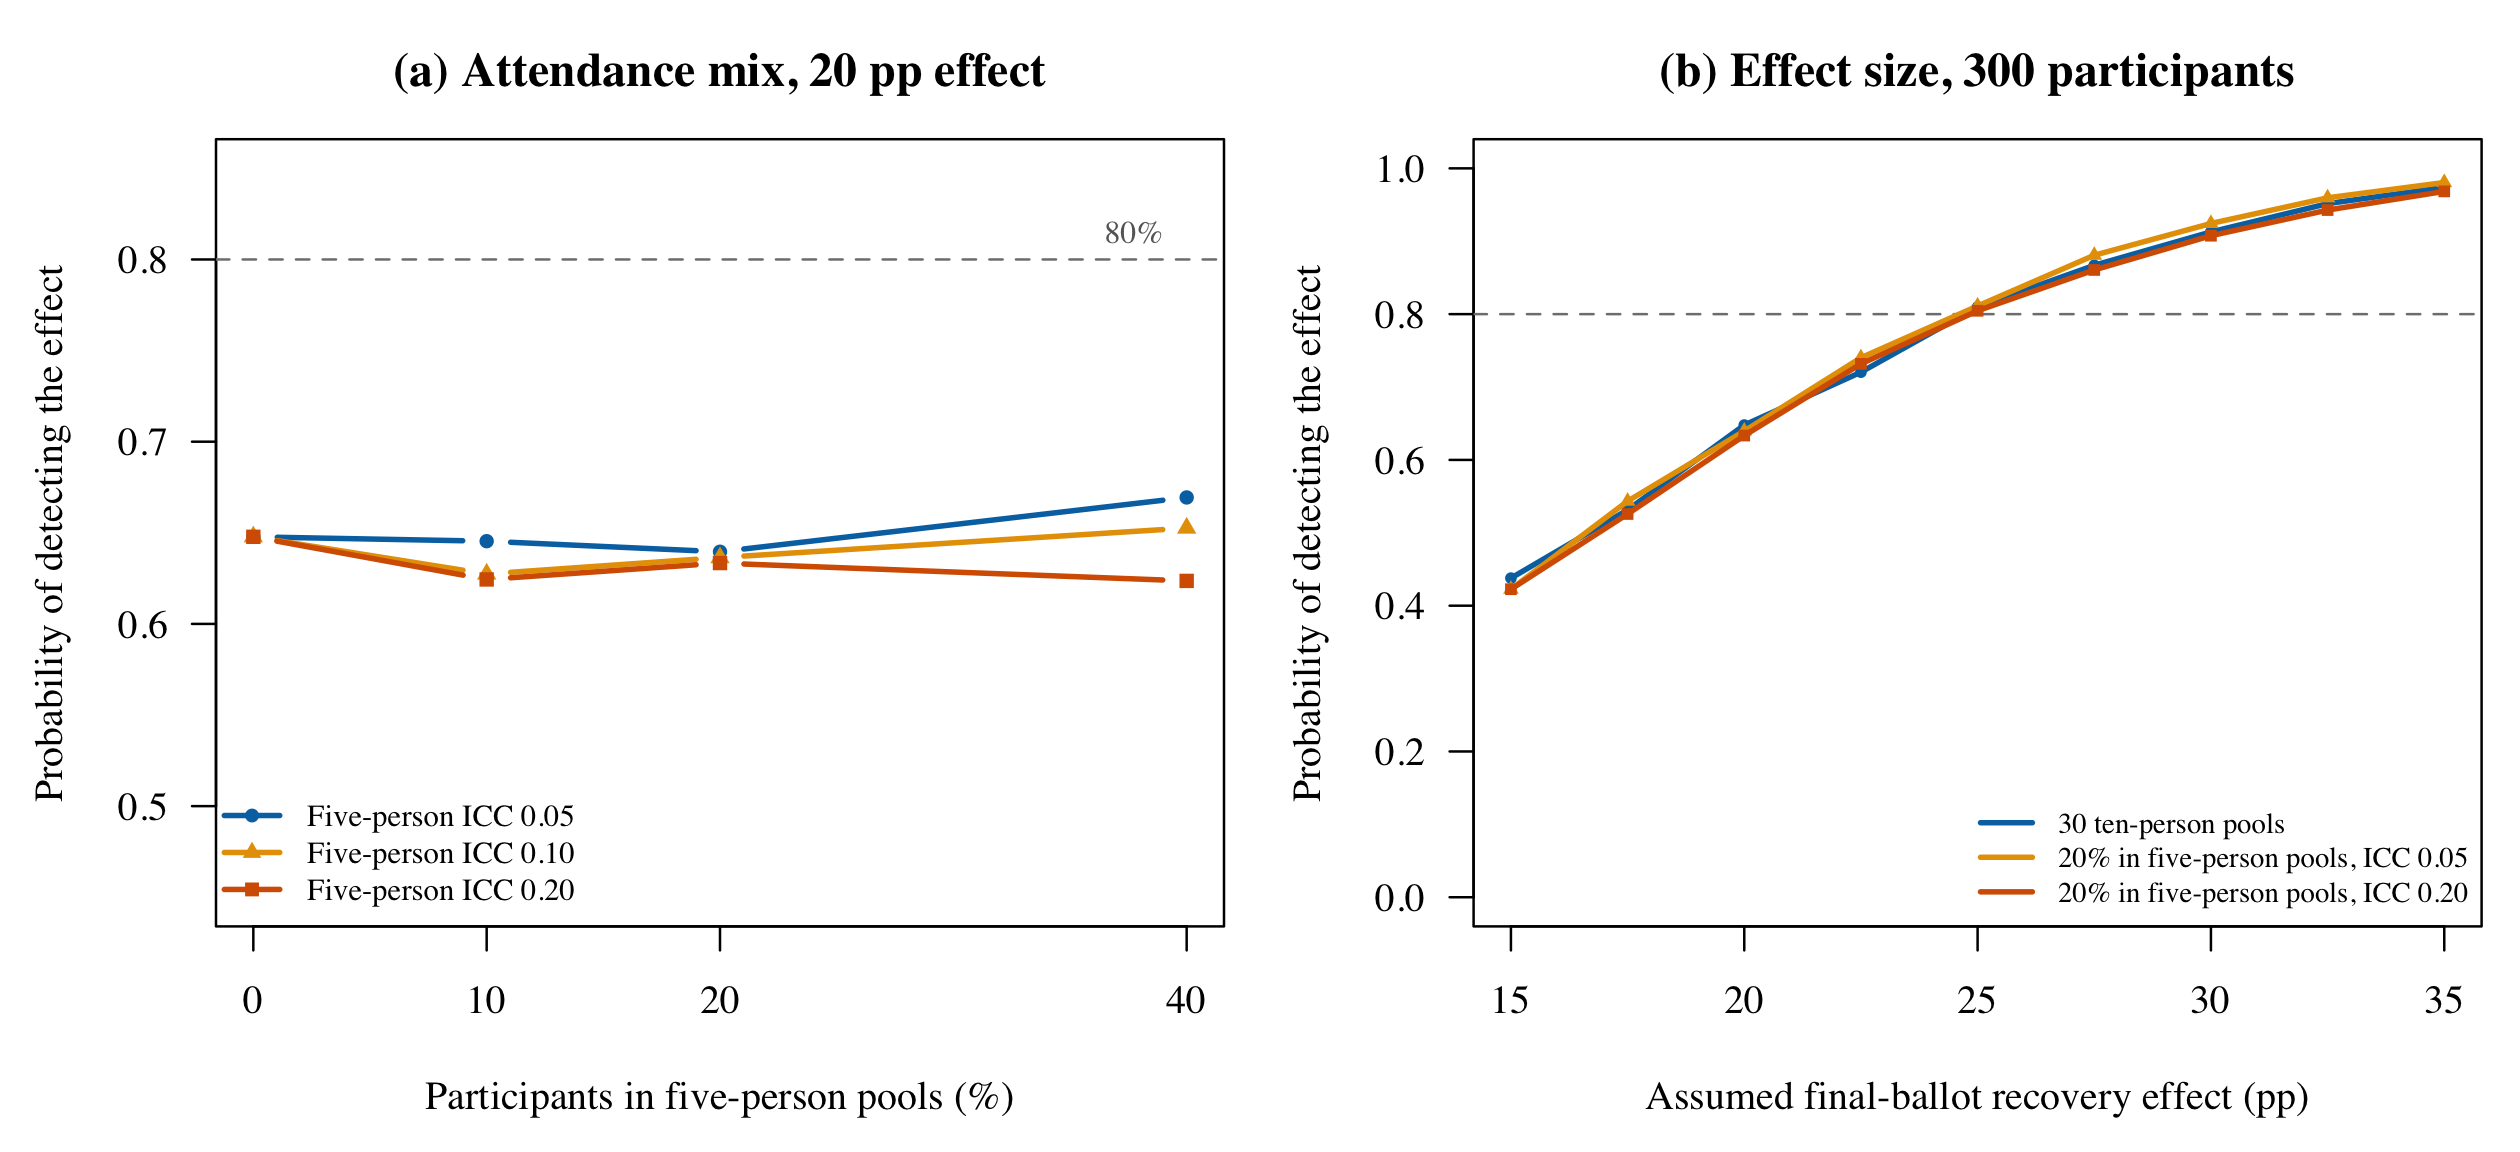

This figure's R source:
#!/usr/bin/env Rscript

# Power conditional on attendance composition. All plans contain 300 completed
# participants. Five-person pools retain the same partners, whereas larger
# pools rematch into five-person playing groups. Stronger within-pool similarity
# and different subgroup eligibility in fixed groups are assumptions, not data.

options(stringsAsFactors = FALSE)
script_arg <- grep("^--file=", commandArgs(FALSE), value = TRUE)
script_path <- normalizePath(sub("^--file=", "", script_arg))
output_dir <- dirname(script_path)
project_dir <- dirname(output_dir)
previous_functions_only <- Sys.getenv("POWER_FUNCTIONS_ONLY", unset = NA)
Sys.setenv(POWER_FUNCTIONS_ONLY = "1")
source(file.path(output_dir, "power_simulation.R"))
if (is.na(previous_functions_only)) {
  Sys.unsetenv("POWER_FUNCTIONS_ONLY")
} else {
  Sys.setenv(POWER_FUNCTIONS_ONLY = previous_functions_only)
}

n_sim <- as.integer(Sys.getenv("POWER_MIXED_NSIM", "5000"))
n_perm <- as.integer(Sys.getenv("POWER_MIXED_NPERM", "1999"))
if (n_sim < 100L || n_perm < 199L) {
  stop("Use at least 100 experiments and 199 reallocations.")
}

plans <- data.frame(
  plan = c("Ten-person pools", "10% in five-person pools",
           "20% in five-person pools", "40% in five-person pools",
           "Five-, ten-, and fifteen-person mix", "Fifteen-heavy mix",
           "Fifteen-person pools", "Five-person pools"),
  n5 = c(0L, 6L, 12L, 24L, 12L, 6L, 0L, 60L),
  n10 = c(30L, 27L, 24L, 18L, 18L, 18L, 0L, 0L),
  n15 = c(0L, 0L, 0L, 0L, 4L, 6L, 20L, 0L)
)
plans$participants <- 5 * plans$n5 + 10 * plans$n10 + 15 * plans$n15
plans$pools <- plans$n5 + plans$n10 + plans$n15
plans$share_in_five <- 5 * plans$n5 / plans$participants
stopifnot(all(plans$participants == 300L))

make_mixed_design <- function(plan) {
  list(
    label = plan$plan,
    pool_size = c(rep(5L, plan$n5), rep(10L, plan$n10), rep(15L, plan$n15))
  )
}

# Every pool has marginal recovery probability one half. The realized prefix
# of an incomplete four-pool allocation block is kept, including AA and DD
# two-pool prefixes. These checks also cover a size represented by only one pool.
set.seed(20261022L)
allocation_checks <- do.call(rbind, lapply(c(1L, 2L, 3L, 4L, 6L), function(j) {
  assignments <- draw_assignments(20000L, rep(5L, j))
  if (j >= 4L) stopifnot(all(rowSums(assignments[, 1:4]) == 2L))
  stopifnot(max(abs(colMeans(assignments) - 0.5)) < 0.025)
  data.frame(pools_in_size_stream = j,
             minimum_recovery = min(rowSums(assignments)),
             maximum_recovery = max(rowSums(assignments)),
             mean_recovery = mean(rowSums(assignments)),
             first_slot_recovery_probability = mean(assignments[, 1L]),
             probability_all_prefix_recovery = mean(rowSums(assignments) == j))
}))
stopifnot(allocation_checks$probability_all_prefix_recovery[
  allocation_checks$pools_in_size_stream == 2L] > 0.14)
write.csv(allocation_checks,
          file.path(output_dir, "mixed_pool_allocation_checks.csv"), row.names = FALSE)

assumptions <- data.frame(
  assumption = c("Equal similarity", "Greater fixed-group similarity",
                 "Strong fixed-group similarity"),
  icc_five = c(0.05, 0.10, 0.20)
)
effect_grid <- c(0, seq(0.15, 0.35, by = 0.025))

set.seed(20261023L)
results <- list()
row_index <- 0L
for (p in seq_len(nrow(plans))) {
  plan <- plans[p, ]
  # Without five-person pools, the three history assumptions are identical.
  applicable <- if (plan$n5 == 0L) 1L else seq_len(nrow(assumptions))
  for (a in applicable) {
    assumption <- assumptions[a, ]
    for (effect in effect_grid) {
      result <- simulate_power(
        design = make_mixed_design(plan),
        eligible_share = 0.50,
        persistence_rate = 0.20,
        effect = effect,
        outcome_icc = 0.05,
        outcome_icc_five = assumption$icc_five,
        n_sim = n_sim,
        n_perm = n_perm
      )
      result$assumption <- assumption$assumption
      result$share_in_five <- plan$share_in_five
      row_index <- row_index + 1L
      results[[row_index]] <- result
    }
  }
  cat("Finished attendance plan:", plan$plan, "\n")
}
results <- do.call(rbind, results)
write.csv(results, file.path(output_dir, "mixed_pool_power.csv"), row.names = FALSE)

# Eligibility and effect-size sensitivity for one plausible composition.
# Lower eligibility is not asserted to follow from fixed partners. Likewise,
# the 25% weaker effect scenario illustrates an unobserved behavioral change.
stress_plan <- plans[plans$plan == "20% in five-person pools", ]
stress_definitions <- data.frame(
  assumption = c("Lower fixed-group eligibility", "Weaker fixed-group effect"),
  eligible_five = c(0.40, 0.50),
  effect_multiplier_five = c(1, 0.75)
)
stress <- do.call(rbind, lapply(seq_len(nrow(stress_definitions)), function(s) {
  setting <- stress_definitions[s, ]
  do.call(rbind, lapply(c(0, 0.20, 0.25, 0.30), function(effect) {
    result <- simulate_power(
      design = make_mixed_design(stress_plan),
      eligible_share = 0.50,
      eligible_share_five = setting$eligible_five,
      persistence_rate = 0.20,
      effect = effect,
      effect_five = effect * setting$effect_multiplier_five,
      outcome_icc = 0.05,
      outcome_icc_five = 0.20,
      eligibility_icc_five = 0.10,
      n_sim = n_sim,
      n_perm = n_perm
    )
    result$assumption <- setting$assumption
    result$share_in_five <- stress_plan$share_in_five
    eligible_five <- 5 * stress_plan$n5 * setting$eligible_five
    eligible_other <- (300 - 5 * stress_plan$n5) * 0.50
    result$expected_subgroup_average_effect <- (
      eligible_five * result$risk_difference_five + eligible_other * effect
    ) / (eligible_five + eligible_other)
    result
  }))
}))
write.csv(stress, file.path(output_dir, "mixed_pool_stress_checks.csv"),
          row.names = FALSE)

interpolated_mde <- function(data, target = 0.80) {
  data <- data[order(data$risk_difference), ]
  monotone <- isoreg(data$risk_difference, data$power)$yf
  hi <- which(monotone >= target)[1L]
  if (is.na(hi)) return(NA_real_)
  if (hi == 1L) return(data$risk_difference[hi])
  lo <- hi - 1L
  data$risk_difference[lo] + (target - monotone[lo]) *
    diff(data$risk_difference[c(lo, hi)]) / diff(monotone[c(lo, hi)])
}

grouped <- split(results, interaction(results$design, results$assumption,
                                     drop = TRUE))
summary <- do.call(rbind, lapply(grouped, function(data) {
  selected_power <- function(effect) data$power[
    abs(data$risk_difference - effect) < 1e-8
  ]
  data.frame(plan = data$design[1L], assumption = data$assumption[1L],
             participants = 300L, pools = data$pools[1L],
             n5 = data$five_person_pools[1L], n10 = data$ten_person_pools[1L],
             n15 = data$fifteen_person_pools[1L],
             share_in_five = data$share_in_five[1L],
             outcome_icc_five = data$outcome_icc_five[1L],
             type1_error = selected_power(0),
             power_20pp = selected_power(0.20),
             power_25pp = selected_power(0.25),
             power_30pp = selected_power(0.30),
             mde_80 = interpolated_mde(data),
             simulations = n_sim, random_assignments = n_perm)
}))
rownames(summary) <- NULL
write.csv(summary, file.path(output_dir, "mixed_pool_power_summary.csv"),
          row.names = FALSE)
write.csv(plans, file.path(output_dir, "mixed_pool_plans.csv"), row.names = FALSE)

draw_mixed_figure <- function() {
  old_par <- par(mfrow = c(1, 2), mar = c(4.5, 4.4, 2.9, 0.8),
                 oma = c(0.2, 0.1, 0, 0), family = "serif", las = 1)
  on.exit(par(old_par))
  colors <- c("#0072B2", "#E69F00", "#D55E00")
  main_plans <- plans$plan[1:4]
  plot(NA, xlim = c(0, 40), ylim = c(0.45, 0.85),
       xlab = "Participants in five-person pools (%)",
       ylab = "Probability of detecting the effect",
       main = "(a) Attendance mix, 20 pp effect", xaxt = "n")
  axis(1, at = c(0, 10, 20, 40))
  abline(h = 0.80, lty = 2, col = "grey50")
  for (i in seq_len(nrow(assumptions))) {
    data <- summary[summary$plan %in% main_plans &
                      (summary$assumption == assumptions$assumption[i] |
                         summary$plan == "Ten-person pools"), ]
    data <- data[order(data$share_in_five), ]
    lines(100 * data$share_in_five, data$power_20pp,
          col = colors[i], lwd = 2.2, type = "b", pch = c(16, 17, 15)[i],
          cex = 0.8)
  }
  legend("bottomleft", legend = c("Five-person ICC 0.05", "Five-person ICC 0.10",
                               "Five-person ICC 0.20"), col = colors,
         lwd = 2.2, pch = c(16, 17, 15), bty = "n", cex = 0.77)
  text(39, 0.815, "80%", adj = 1, col = "grey40", cex = 0.8)

  curves <- list(
    list(plan = "Ten-person pools", assumption = "Equal similarity",
         label = "30 ten-person pools"),
    list(plan = "20% in five-person pools", assumption = "Equal similarity",
         label = "20% in five-person pools, ICC 0.05"),
    list(plan = "20% in five-person pools", assumption = "Strong fixed-group similarity",
         label = "20% in five-person pools, ICC 0.20")
  )
  plot(NA, xlim = c(15, 35), ylim = c(0, 1),
       xlab = "Assumed final-ballot recovery effect (pp)",
       ylab = "Probability of detecting the effect",
       main = "(b) Effect size, 300 participants")
  abline(h = 0.80, lty = 2, col = "grey50")
  for (i in seq_along(curves)) {
    curve <- curves[[i]]
    data <- results[results$design == curve$plan &
                      results$assumption == curve$assumption &
                      results$risk_difference > 0, ]
    data <- data[order(data$risk_difference), ]
    lines(100 * data$risk_difference,
          isoreg(data$risk_difference, data$power)$yf,
          col = colors[i], lwd = 2.2)
    points(100 * data$risk_difference, data$power,
           col = colors[i], pch = c(16, 17, 15)[i], cex = 0.65)
  }
  legend("bottomright", legend = vapply(curves, `[[`, "", "label"),
         col = colors, lwd = 2.2, bty = "n", cex = 0.72)
}

figure <- file.path(project_dir, "figures", "mixed_pool_power.pdf")
pdf(figure, width = 10.5, height = 4.8, useDingbats = FALSE)
draw_mixed_figure()
dev.off()
png(file.path(output_dir, "mixed_pool_power.png"),
    width = 2520, height = 1152, res = 240)
draw_mixed_figure()
dev.off()

cat("\nMixed-pool power and null rejection checks\n")
print(summary, row.names = FALSE)
cat("\nEligibility and effect sensitivity\n")
print(stress, row.names = FALSE)
cat("\nFigure:", figure, "\n")
